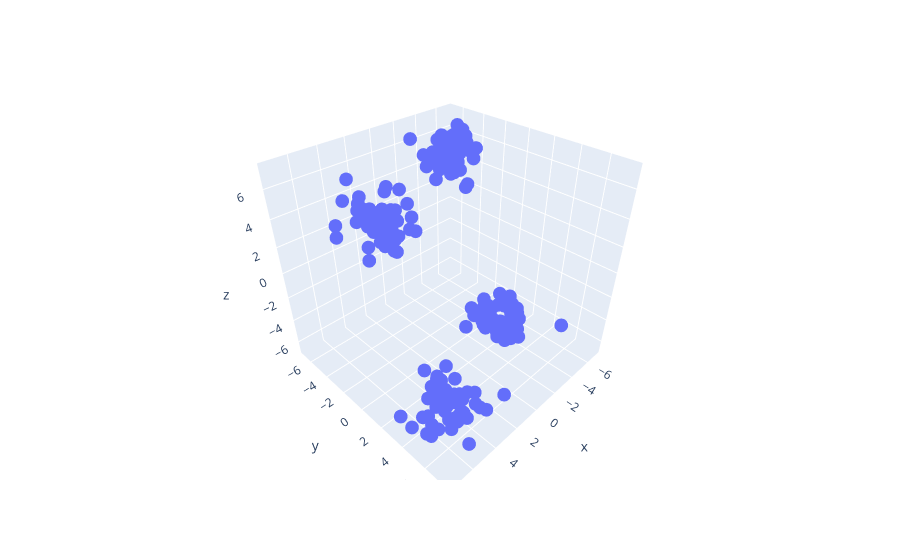

This figure's notebook cell:
### Code cell
# import plotly
import plotly.express as px
# 3D_scatter
fig = px.scatter_3d(x=X[:,0], y=X[:,1], z=X[:,2])

# show plot
fig.show()

### Figure 1 — Plotly figure (JSON) as saved in the notebook; plotly's stock layout.template omitted (floating-point values rounded to 4 significant figures; data arrays with more than 128 entries replaced by an {"elided": "..."} marker saying what was removed)
{"data": [{"hovertemplate": "x=%{x}<br>y=%{y}<br>z=%{z}<extra></extra>", "legendgroup": "", "marker": {"color": "#636efa", "symbol": "circle"}, "mode": "markers", "name": "", "scene": "scene", "showlegend": false, "type": "scatter3d", "x": {"elided": "200 float values"}, "y": {"elided": "200 float values"}, "z": {"elided": "200 float values"}}], "layout": {"legend": {"tracegroupgap": 0}, "margin": {"t": 60}, "scene": {"domain": {"x": [0, 1], "y": [0, 1]}, "xaxis": {"title": {"text": "x"}}, "yaxis": {"title": {"text": "y"}}, "zaxis": {"title": {"text": "z"}}}}}
